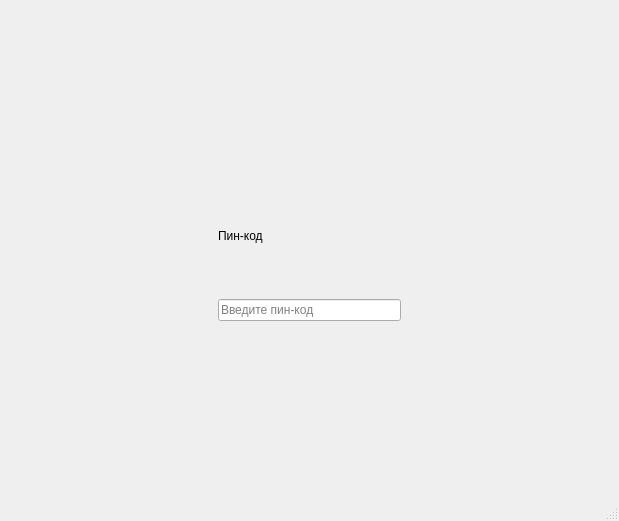
<?xml version="1.0" encoding="UTF-8"?>
<ui version="4.0">
 <class>MainWindow</class>
 <widget class="QMainWindow" name="MainWindow">
  <property name="geometry">
   <rect>
    <x>0</x>
    <y>0</y>
    <width>619</width>
    <height>521</height>
   </rect>
  </property>
  <property name="windowTitle">
   <string>MainWindow</string>
  </property>
  <widget class="QWidget" name="centralwidget">
   <layout class="QGridLayout" name="gridLayout">
    <item row="2" column="1">
     <spacer name="verticalSpacer">
      <property name="orientation">
       <enum>Qt::Vertical</enum>
      </property>
      <property name="sizeHint" stdset="0">
       <size>
        <width>20</width>
        <height>40</height>
       </size>
      </property>
     </spacer>
    </item>
    <item row="1" column="1">
     <widget class="QStackedWidget" name="stackedWidget">
      <property name="currentIndex">
       <number>1</number>
      </property>
      <widget class="QWidget" name="pageMain">
       <widget class="QLineEdit" name="lineEdit">
        <property name="geometry">
         <rect>
          <x>0</x>
          <y>0</y>
          <width>597</width>
          <height>28</height>
         </rect>
        </property>
        <property name="placeholderText">
         <string>Поиск по учетным записям</string>
        </property>
       </widget>
       <widget class="QListWidget" name="listWidget">
        <property name="geometry">
         <rect>
          <x>0</x>
          <y>40</y>
          <width>597</width>
          <height>411</height>
         </rect>
        </property>
       </widget>
      </widget>
      <widget class="QWidget" name="pageLogin">
       <layout class="QVBoxLayout" name="verticalLayout">
        <item>
         <widget class="QLabel" name="lblLogin">
          <property name="text">
           <string>Пин-код</string>
          </property>
         </widget>
        </item>
        <item>
         <widget class="QLineEdit" name="edtPin">
          <property name="echoMode">
           <enum>QLineEdit::Password</enum>
          </property>
          <property name="placeholderText">
           <string>Введите пин-код</string>
          </property>
         </widget>
        </item>
       </layout>
      </widget>
     </widget>
    </item>
    <item row="1" column="2">
     <spacer name="horizontalSpacer_2">
      <property name="orientation">
       <enum>Qt::Horizontal</enum>
      </property>
      <property name="sizeHint" stdset="0">
       <size>
        <width>40</width>
        <height>20</height>
       </size>
      </property>
     </spacer>
    </item>
    <item row="1" column="0">
     <spacer name="horizontalSpacer">
      <property name="orientation">
       <enum>Qt::Horizontal</enum>
      </property>
      <property name="sizeHint" stdset="0">
       <size>
        <width>40</width>
        <height>20</height>
       </size>
      </property>
     </spacer>
    </item>
    <item row="0" column="1">
     <spacer name="verticalSpacer_2">
      <property name="orientation">
       <enum>Qt::Vertical</enum>
      </property>
      <property name="sizeHint" stdset="0">
       <size>
        <width>20</width>
        <height>40</height>
       </size>
      </property>
     </spacer>
    </item>
   </layout>
  </widget>
  <widget class="QMenuBar" name="menubar">
   <property name="geometry">
    <rect>
     <x>0</x>
     <y>0</y>
     <width>619</width>
     <height>25</height>
    </rect>
   </property>
  </widget>
  <widget class="QStatusBar" name="statusbar"/>
 </widget>
 <resources/>
 <connections/>
</ui>
